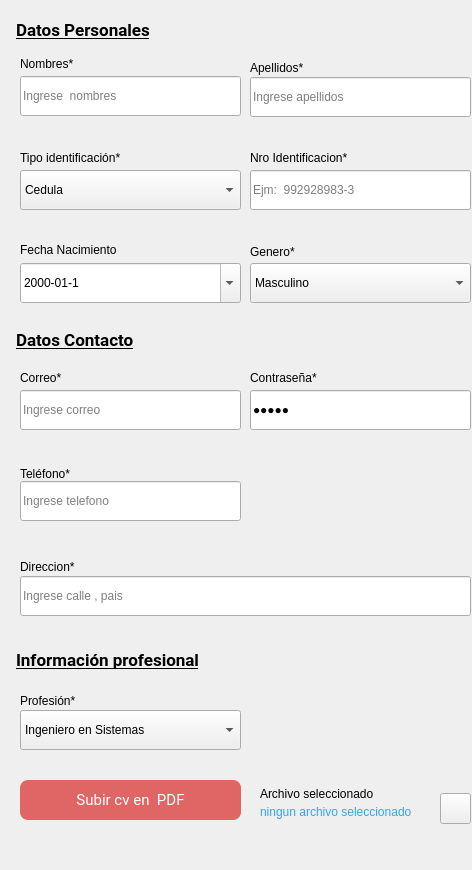
      <widget class="QWidget" name="scroll_registro_estudiante">
       <property name="geometry">
        <rect>
         <x>0</x>
         <y>-411</y>
         <width>472</width>
         <height>870</height>
        </rect>
       </property>
       <property name="minimumSize">
        <size>
         <width>0</width>
         <height>870</height>
        </size>
       </property>
       <property name="styleSheet">
        <string notr="true">#scroll_registro_estudiante{
	background-color: rgb(255, 255, 255);
}</string>
       </property>
       <widget class="QLabel" name="datospersonales">
        <property name="geometry">
         <rect>
          <x>10</x>
          <y>20</y>
          <width>161</width>
          <height>21</height>
         </rect>
        </property>
        <property name="styleSheet">
         <string notr="true">#datospersonales {
    font-family: Roboto;
    font-style: normal;
    font-weight: bold;
    font-size: 17px;
    letter-spacing: 0.02em;
    color: #000000; 
    padding: 2px; 
    text-decoration: underline; /* Agrega subrayado */
}
</string>
        </property>
        <property name="text">
         <string>Datos Personales</string>
        </property>
       </widget>
       <widget class="QLineEdit" name="line_nombres">
        <property name="enabled">
         <bool>true</bool>
        </property>
        <property name="geometry">
         <rect>
          <x>20</x>
          <y>76</y>
          <width>221</width>
          <height>40</height>
         </rect>
        </property>
        <property name="styleSheet">
         <string notr="true"/>
        </property>
        <property name="maxLength">
         <number>30</number>
        </property>
        <property name="frame">
         <bool>true</bool>
        </property>
        <property name="alignment">
         <set>Qt::AlignLeading|Qt::AlignLeft|Qt::AlignVCenter</set>
        </property>
        <property name="placeholderText">
         <string>Ingrese  nombres</string>
        </property>
       </widget>
       <widget class="QLabel" name="lbl11">
        <property name="geometry">
         <rect>
          <x>20</x>
          <y>50</y>
          <width>171</width>
          <height>21</height>
         </rect>
        </property>
        <property name="styleSheet">
         <string notr="true"/>
        </property>
        <property name="text">
         <string>Nombres*</string>
        </property>
        <property name="alignment">
         <set>Qt::AlignBottom|Qt::AlignLeading|Qt::AlignLeft</set>
        </property>
       </widget>
       <widget class="QLabel" name="lbl11_2">
        <property name="geometry">
         <rect>
          <x>250</x>
          <y>54</y>
          <width>171</width>
          <height>21</height>
         </rect>
        </property>
        <property name="styleSheet">
         <string notr="true"/>
        </property>
        <property name="text">
         <string>Apellidos*</string>
        </property>
        <property name="alignment">
         <set>Qt::AlignBottom|Qt::AlignLeading|Qt::AlignLeft</set>
        </property>
       </widget>
       <widget class="QLineEdit" name="line_apellidos">
        <property name="enabled">
         <bool>true</bool>
        </property>
        <property name="geometry">
         <rect>
          <x>250</x>
          <y>77</y>
          <width>221</width>
          <height>40</height>
         </rect>
        </property>
        <property name="styleSheet">
         <string notr="true"/>
        </property>
        <property name="maxLength">
         <number>30</number>
        </property>
        <property name="frame">
         <bool>true</bool>
        </property>
        <property name="alignment">
         <set>Qt::AlignLeading|Qt::AlignLeft|Qt::AlignVCenter</set>
        </property>
        <property name="placeholderText">
         <string>Ingrese apellidos</string>
        </property>
       </widget>
       <widget class="QComboBox" name="cbo_tipoIdentificacion">
        <property name="geometry">
         <rect>
          <x>20</x>
          <y>170</y>
          <width>221</width>
          <height>40</height>
         </rect>
        </property>
        <item>
         <property name="text">
          <string>Cedula</string>
         </property>
        </item>
        <item>
         <property name="text">
          <string>Carnet extranjeria</string>
         </property>
        </item>
        <item>
         <property name="text">
          <string>Pasaporte</string>
         </property>
        </item>
       </widget>
       <widget class="QLabel" name="lbl9_2">
        <property name="geometry">
         <rect>
          <x>20</x>
          <y>144</y>
          <width>131</width>
          <height>21</height>
         </rect>
        </property>
        <property name="styleSheet">
         <string notr="true"/>
        </property>
        <property name="text">
         <string>Tipo identificación*</string>
        </property>
        <property name="alignment">
         <set>Qt::AlignBottom|Qt::AlignLeading|Qt::AlignLeft</set>
        </property>
       </widget>
       <widget class="QLineEdit" name="line_identificacion">
        <property name="enabled">
         <bool>true</bool>
        </property>
        <property name="geometry">
         <rect>
          <x>250</x>
          <y>170</y>
          <width>221</width>
          <height>40</height>
         </rect>
        </property>
        <property name="styleSheet">
         <string notr="true"/>
        </property>
        <property name="frame">
         <bool>true</bool>
        </property>
        <property name="cursorPosition">
         <number>0</number>
        </property>
        <property name="alignment">
         <set>Qt::AlignLeading|Qt::AlignLeft|Qt::AlignVCenter</set>
        </property>
        <property name="dragEnabled">
         <bool>false</bool>
        </property>
        <property name="readOnly">
         <bool>false</bool>
        </property>
        <property name="placeholderText">
         <string>Ejm:  992928983-3</string>
        </property>
        <property name="cursorMoveStyle">
         <enum>Qt::LogicalMoveStyle</enum>
        </property>
        <property name="clearButtonEnabled">
         <bool>false</bool>
        </property>
       </widget>
       <widget class="QLabel" name="lbl9_4">
        <property name="geometry">
         <rect>
          <x>250</x>
          <y>144</y>
          <width>131</width>
          <height>21</height>
         </rect>
        </property>
        <property name="styleSheet">
         <string notr="true"/>
        </property>
        <property name="text">
         <string>Nro Identificacion*</string>
        </property>
        <property name="alignment">
         <set>Qt::AlignBottom|Qt::AlignLeading|Qt::AlignLeft</set>
        </property>
       </widget>
       <widget class="QLabel" name="label_97">
        <property name="geometry">
         <rect>
          <x>20</x>
          <y>234</y>
          <width>161</width>
          <height>31</height>
         </rect>
        </property>
        <property name="text">
         <string>Fecha Nacimiento</string>
        </property>
       </widget>
       <widget class="QDateEdit" name="date_fechaNacimiento">
        <property name="geometry">
         <rect>
          <x>20</x>
          <y>263</y>
          <width>221</width>
          <height>40</height>
         </rect>
        </property>
        <property name="cursor">
         <cursorShape>PointingHandCursor</cursorShape>
        </property>
        <property name="styleSheet">
         <string notr="true"/>
        </property>
        <property name="displayFormat">
         <string>yyyy-MM-d</string>
        </property>
        <property name="calendarPopup">
         <bool>true</bool>
        </property>
       </widget>
       <widget class="QLabel" name="lbl9_3">
        <property name="geometry">
         <rect>
          <x>250</x>
          <y>238</y>
          <width>131</width>
          <height>21</height>
         </rect>
        </property>
        <property name="styleSheet">
         <string notr="true"/>
        </property>
        <property name="text">
         <string>Genero*</string>
        </property>
        <property name="alignment">
         <set>Qt::AlignBottom|Qt::AlignLeading|Qt::AlignLeft</set>
        </property>
       </widget>
       <widget class="QComboBox" name="cbo_genero">
        <property name="geometry">
         <rect>
          <x>250</x>
          <y>263</y>
          <width>221</width>
          <height>40</height>
         </rect>
        </property>
        <item>
         <property name="text">
          <string>Masculino</string>
         </property>
        </item>
        <item>
         <property name="text">
          <string>Femenino</string>
         </property>
        </item>
        <item>
         <property name="text">
          <string>Otro</string>
         </property>
        </item>
       </widget>
       <widget class="QLabel" name="datoscontacto">
        <property name="geometry">
         <rect>
          <x>10</x>
          <y>330</y>
          <width>171</width>
          <height>21</height>
         </rect>
        </property>
        <property name="styleSheet">
         <string notr="true">#datoscontacto {
    font-family: Roboto;
    font-style: normal;
    font-weight: bold;
    font-size: 17px;
    letter-spacing: 0.02em;
    color: #000000; 
    padding: 2px; 
    text-decoration: underline; /* Agrega subrayado */
}
</string>
        </property>
        <property name="text">
         <string>Datos Contacto</string>
        </property>
       </widget>
       <widget class="QLabel" name="lbl11_3">
        <property name="geometry">
         <rect>
          <x>20</x>
          <y>364</y>
          <width>171</width>
          <height>21</height>
         </rect>
        </property>
        <property name="styleSheet">
         <string notr="true"/>
        </property>
        <property name="text">
         <string>Correo*</string>
        </property>
        <property name="alignment">
         <set>Qt::AlignBottom|Qt::AlignLeading|Qt::AlignLeft</set>
        </property>
       </widget>
       <widget class="QLineEdit" name="line_correo">
        <property name="enabled">
         <bool>true</bool>
        </property>
        <property name="geometry">
         <rect>
          <x>20</x>
          <y>390</y>
          <width>221</width>
          <height>40</height>
         </rect>
        </property>
        <property name="styleSheet">
         <string notr="true"/>
        </property>
        <property name="maxLength">
         <number>30</number>
        </property>
        <property name="frame">
         <bool>true</bool>
        </property>
        <property name="alignment">
         <set>Qt::AlignLeading|Qt::AlignLeft|Qt::AlignVCenter</set>
        </property>
        <property name="placeholderText">
         <string>Ingrese correo</string>
        </property>
       </widget>
       <widget class="QLineEdit" name="line_contrasena">
        <property name="enabled">
         <bool>true</bool>
        </property>
        <property name="geometry">
         <rect>
          <x>250</x>
          <y>390</y>
          <width>221</width>
          <height>40</height>
         </rect>
        </property>
        <property name="styleSheet">
         <string notr="true"/>
        </property>
        <property name="text">
         <string>admin</string>
        </property>
        <property name="maxLength">
         <number>30</number>
        </property>
        <property name="frame">
         <bool>true</bool>
        </property>
        <property name="echoMode">
         <enum>QLineEdit::Password</enum>
        </property>
        <property name="alignment">
         <set>Qt::AlignLeading|Qt::AlignLeft|Qt::AlignVCenter</set>
        </property>
        <property name="placeholderText">
         <string>Ingrese contraseña</string>
        </property>
       </widget>
       <widget class="QLabel" name="lbl11_4">
        <property name="geometry">
         <rect>
          <x>250</x>
          <y>364</y>
          <width>171</width>
          <height>21</height>
         </rect>
        </property>
        <property name="styleSheet">
         <string notr="true"/>
        </property>
        <property name="text">
         <string>Contraseña*</string>
        </property>
        <property name="alignment">
         <set>Qt::AlignBottom|Qt::AlignLeading|Qt::AlignLeft</set>
        </property>
       </widget>
       <widget class="QLineEdit" name="line_direccion">
        <property name="enabled">
         <bool>true</bool>
        </property>
        <property name="geometry">
         <rect>
          <x>20</x>
          <y>576</y>
          <width>451</width>
          <height>40</height>
         </rect>
        </property>
        <property name="styleSheet">
         <string notr="true"/>
        </property>
        <property name="maxLength">
         <number>30</number>
        </property>
        <property name="frame">
         <bool>true</bool>
        </property>
        <property name="alignment">
         <set>Qt::AlignLeading|Qt::AlignLeft|Qt::AlignVCenter</set>
        </property>
        <property name="placeholderText">
         <string>Ingrese calle , pais</string>
        </property>
       </widget>
       <widget class="QLabel" name="lbl11_5">
        <property name="geometry">
         <rect>
          <x>20</x>
          <y>494</y>
          <width>171</width>
          <height>21</height>
         </rect>
        </property>
        <property name="styleSheet">
         <string notr="true"/>
        </property>
        <property name="text">
         <string>Dirección*</string>
        </property>
        <property name="alignment">
         <set>Qt::AlignBottom|Qt::AlignLeading|Qt::AlignLeft</set>
        </property>
       </widget>
       <widget class="QLabel" name="datosacademicos">
        <property name="geometry">
         <rect>
          <x>10</x>
          <y>650</y>
          <width>231</width>
          <height>21</height>
         </rect>
        </property>
        <property name="styleSheet">
         <string notr="true">#datosacademicos {
    font-family: Roboto;
    font-style: normal;
    font-weight: bold;
    font-size: 17px;
    letter-spacing: 0.02em;
    color: #000000; 
    padding: 2px; 
    text-decoration: underline; /* Agrega subrayado */
}
</string>
        </property>
        <property name="text">
         <string>Información profesional</string>
        </property>
       </widget>
       <widget class="QLabel" name="lbl9_5">
        <property name="geometry">
         <rect>
          <x>20</x>
          <y>687</y>
          <width>131</width>
          <height>21</height>
         </rect>
        </property>
        <property name="styleSheet">
         <string notr="true"/>
        </property>
        <property name="text">
         <string>Profesión*</string>
        </property>
        <property name="alignment">
         <set>Qt::AlignBottom|Qt::AlignLeading|Qt::AlignLeft</set>
        </property>
       </widget>
       <widget class="QComboBox" name="cbo_carrera">
        <property name="geometry">
         <rect>
          <x>20</x>
          <y>710</y>
          <width>221</width>
          <height>40</height>
         </rect>
        </property>
        <item>
         <property name="text">
          <string>Ingeniero en Sistemas</string>
         </property>
        </item>
        <item>
         <property name="text">
          <string>Ingeniero de Software</string>
         </property>
        </item>
        <item>
         <property name="text">
          <string>Ingeniero en Telecomunicaciones</string>
         </property>
        </item>
        <item>
         <property name="text">
          <string>Analista de Sistemas</string>
         </property>
        </item>
        <item>
         <property name="text">
          <string>Administrador de Base de Datos</string>
         </property>
        </item>
        <item>
         <property name="text">
          <string>Especialista en Seguridad Informática</string>
         </property>
        </item>
        <item>
         <property name="text">
          <string>Otro</string>
         </property>
        </item>
       </widget>
       <widget class="QLabel" name="errorNombres">
        <property name="geometry">
         <rect>
          <x>20</x>
          <y>115</y>
          <width>221</width>
          <height>16</height>
         </rect>
        </property>
        <property name="text">
         <string/>
        </property>
       </widget>
       <widget class="QLabel" name="errorApellidos">
        <property name="geometry">
         <rect>
          <x>250</x>
          <y>120</y>
          <width>221</width>
          <height>16</height>
         </rect>
        </property>
        <property name="text">
         <string/>
        </property>
       </widget>
       <widget class="QLabel" name="errorIdentificacion">
        <property name="geometry">
         <rect>
          <x>250</x>
          <y>210</y>
          <width>221</width>
          <height>16</height>
         </rect>
        </property>
        <property name="text">
         <string/>
        </property>
       </widget>
       <widget class="QLabel" name="errorFechaNacimiento">
        <property name="geometry">
         <rect>
          <x>20</x>
          <y>300</y>
          <width>221</width>
          <height>16</height>
         </rect>
        </property>
        <property name="text">
         <string/>
        </property>
       </widget>
       <widget class="QLabel" name="errorCorreo">
        <property name="geometry">
         <rect>
          <x>20</x>
          <y>430</y>
          <width>221</width>
          <height>16</height>
         </rect>
        </property>
        <property name="text">
         <string/>
        </property>
       </widget>
       <widget class="QLabel" name="errorContrasena">
        <property name="geometry">
         <rect>
          <x>250</x>
          <y>430</y>
          <width>221</width>
          <height>16</height>
         </rect>
        </property>
        <property name="text">
         <string/>
        </property>
       </widget>
       <widget class="QLabel" name="errorTelefono">
        <property name="geometry">
         <rect>
          <x>20</x>
          <y>520</y>
          <width>221</width>
          <height>16</height>
         </rect>
        </property>
        <property name="text">
         <string/>
        </property>
       </widget>
       <widget class="QLabel" name="lbl11_6">
        <property name="geometry">
         <rect>
          <x>20</x>
          <y>460</y>
          <width>171</width>
          <height>21</height>
         </rect>
        </property>
        <property name="styleSheet">
         <string notr="true"/>
        </property>
        <property name="text">
         <string>Teléfono*</string>
        </property>
        <property name="alignment">
         <set>Qt::AlignBottom|Qt::AlignLeading|Qt::AlignLeft</set>
        </property>
       </widget>
       <widget class="QLineEdit" name="line_telefono">
        <property name="enabled">
         <bool>true</bool>
        </property>
        <property name="geometry">
         <rect>
          <x>20</x>
          <y>481</y>
          <width>221</width>
          <height>40</height>
         </rect>
        </property>
        <property name="styleSheet">
         <string notr="true"/>
        </property>
        <property name="maxLength">
         <number>30</number>
        </property>
        <property name="frame">
         <bool>true</bool>
        </property>
        <property name="alignment">
         <set>Qt::AlignLeading|Qt::AlignLeft|Qt::AlignVCenter</set>
        </property>
        <property name="placeholderText">
         <string>Ingrese telefono</string>
        </property>
       </widget>
       <widget class="QLabel" name="lbl11_7">
        <property name="geometry">
         <rect>
          <x>20</x>
          <y>553</y>
          <width>171</width>
          <height>21</height>
         </rect>
        </property>
        <property name="styleSheet">
         <string notr="true"/>
        </property>
        <property name="text">
         <string>Direccion*</string>
        </property>
        <property name="alignment">
         <set>Qt::AlignBottom|Qt::AlignLeading|Qt::AlignLeft</set>
        </property>
       </widget>
       <widget class="QLabel" name="errorDireccion">
        <property name="geometry">
         <rect>
          <x>20</x>
          <y>616</y>
          <width>441</width>
          <height>16</height>
         </rect>
        </property>
        <property name="text">
         <string/>
        </property>
       </widget>
       <widget class="QPushButton" name="btn_subir_cv">
        <property name="geometry">
         <rect>
          <x>20</x>
          <y>780</y>
          <width>221</width>
          <height>40</height>
         </rect>
        </property>
        <property name="minimumSize">
         <size>
          <width>74</width>
          <height>40</height>
         </size>
        </property>
        <property name="maximumSize">
         <size>
          <width>242</width>
          <height>40</height>
         </size>
        </property>
        <property name="cursor">
         <cursorShape>PointingHandCursor</cursorShape>
        </property>
        <property name="styleSheet">
         <string notr="true">QPushButton {
    font-family: Roboto;
    font-style: normal;
    font-weight: normal;
    font-size: 15px;
    letter-spacing: 0.02em;
    color: white;
    padding: 8px 16px;
    background: #e06666;
    border: none; 
    border-radius: 8px; 
    transition: background-color 0.3s ease, color 0.3s ease; 
}

QPushButton:hover {
    background: #b95454; 
    border: none;
    border-radius: 8px;
}


QPushButton:pressed {
    background: #2e4546;
    border: none;
    border-radius: 8px;
}


/* Botón Cancelar */
QPushButton#cancelButton {
    font-family: Roboto;
    font-style: normal;
    font-weight: normal;
    font-size: 15px;
    letter-spacing: 0.02em;
    color: #3f5758;
    padding: 8px 16px;
    background: transparent;
    border: 2px solid #3f5758; 
    border-radius: 8px; 
    transition: background-color 0.3s ease, color 0.3s ease, border-color 0.3s ease; 
}

QPushButton#cancelButton:hover {
    background: rgba(63, 87, 88, 0.1); /* Fondo ligeramente oscuro en hover */
    color: #2e4546; 
    border: 2px solid #2e4546;
}

QPushButton#cancelButton:pressed {
    background: rgba(63, 87, 88, 0.2); /* Fondo más oscuro en estado presionado */
    color: #1c2d2e; 
    border: 2px solid #1c2d2e;
}
</string>
        </property>
        <property name="text">
         <string>Subir cv en  PDF</string>
        </property>
        <property name="icon">
         <iconset resource="../image/source.qrc">
          <normaloff>:/menu/exportar.png</normaloff>:/menu/exportar.png</iconset>
        </property>
        <property name="iconSize">
         <size>
          <width>15</width>
          <height>21</height>
         </size>
        </property>
       </widget>
       <widget class="QLabel" name="lbl_nombre_archivo_seleccionado">
        <property name="geometry">
         <rect>
          <x>260</x>
          <y>804</y>
          <width>171</width>
          <height>16</height>
         </rect>
        </property>
        <property name="styleSheet">
         <string notr="true">color:rgb(48, 165, 255);
font: italic 10pt &quot;Roboto&quot;;</string>
        </property>
        <property name="text">
         <string>ningun archivo seleccionado</string>
        </property>
       </widget>
       <widget class="QLabel" name="lbl9_6">
        <property name="geometry">
         <rect>
          <x>260</x>
          <y>780</y>
          <width>201</width>
          <height>21</height>
         </rect>
        </property>
        <property name="styleSheet">
         <string notr="true"/>
        </property>
        <property name="text">
         <string>Archivo seleccionado</string>
        </property>
        <property name="alignment">
         <set>Qt::AlignBottom|Qt::AlignLeading|Qt::AlignLeft</set>
        </property>
       </widget>
       <widget class="QPushButton" name="btn_descargar_archivo">
        <property name="geometry">
         <rect>
          <x>440</x>
          <y>793</y>
          <width>31</width>
          <height>31</height>
         </rect>
        </property>
        <property name="toolTip">
         <string>Descargar archivo</string>
        </property>
        <property name="text">
         <string/>
        </property>
        <property name="icon">
         <iconset resource="../image/source.qrc">
          <normaloff>:/menu/descargar.png</normaloff>:/menu/descargar.png</iconset>
        </property>
        <property name="iconSize">
         <size>
          <width>20</width>
          <height>20</height>
         </size>
        </property>
        <property name="checkable">
         <bool>false</bool>
        </property>
        <property name="autoRepeat">
         <bool>false</bool>
        </property>
        <property name="autoDefault">
         <bool>true</bool>
        </property>
        <property name="default">
         <bool>false</bool>
        </property>
        <property name="flat">
         <bool>false</bool>
        </property>
       </widget>
       <zorder>btn_descargar_archivo</zorder>
       <zorder>datospersonales</zorder>
       <zorder>line_nombres</zorder>
       <zorder>lbl11</zorder>
       <zorder>lbl11_2</zorder>
       <zorder>line_apellidos</zorder>
       <zorder>cbo_tipoIdentificacion</zorder>
       <zorder>lbl9_2</zorder>
       <zorder>line_identificacion</zorder>
       <zorder>lbl9_4</zorder>
       <zorder>label_97</zorder>
       <zorder>date_fechaNacimiento</zorder>
       <zorder>lbl9_3</zorder>
       <zorder>cbo_genero</zorder>
       <zorder>datoscontacto</zorder>
       <zorder>lbl11_3</zorder>
       <zorder>line_correo</zorder>
       <zorder>line_contrasena</zorder>
       <zorder>lbl11_4</zorder>
       <zorder>line_direccion</zorder>
       <zorder>lbl11_5</zorder>
       <zorder>datosacademicos</zorder>
       <zorder>lbl9_5</zorder>
       <zorder>cbo_carrera</zorder>
       <zorder>errorNombres</zorder>
       <zorder>errorApellidos</zorder>
       <zorder>errorIdentificacion</zorder>
       <zorder>errorFechaNacimiento</zorder>
       <zorder>errorCorreo</zorder>
       <zorder>errorContrasena</zorder>
       <zorder>errorTelefono</zorder>
       <zorder>lbl11_6</zorder>
       <zorder>line_telefono</zorder>
       <zorder>lbl11_7</zorder>
       <zorder>errorDireccion</zorder>
       <zorder>btn_subir_cv</zorder>
       <zorder>lbl_nombre_archivo_seleccionado</zorder>
       <zorder>lbl9_6</zorder>
      </widget>
